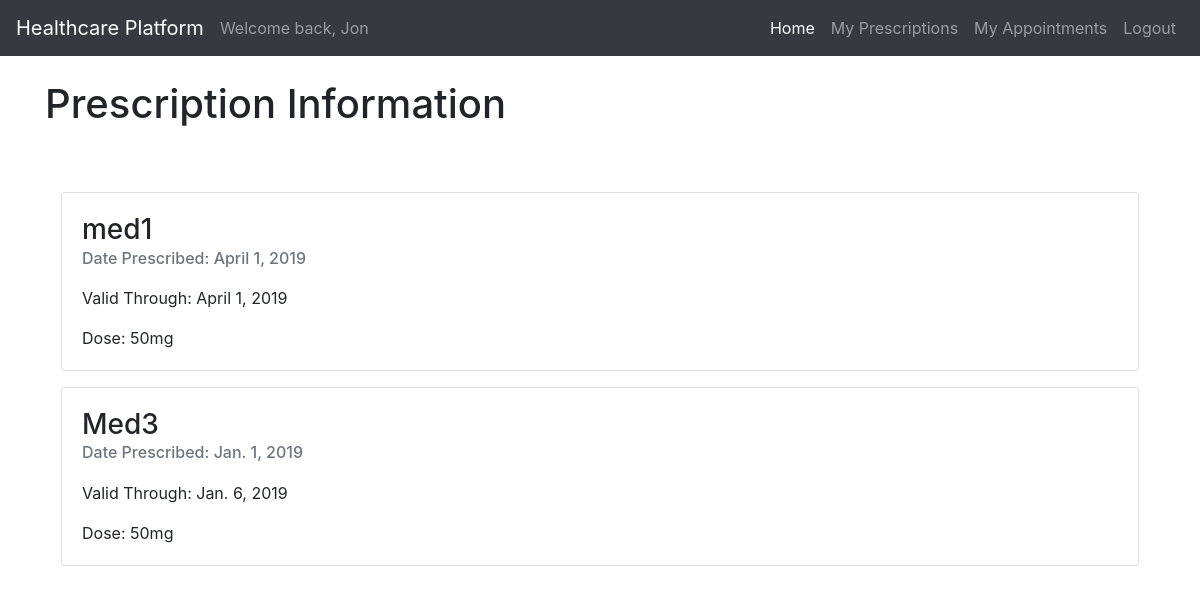
The app's page /patient_prescription (signed in), older data.
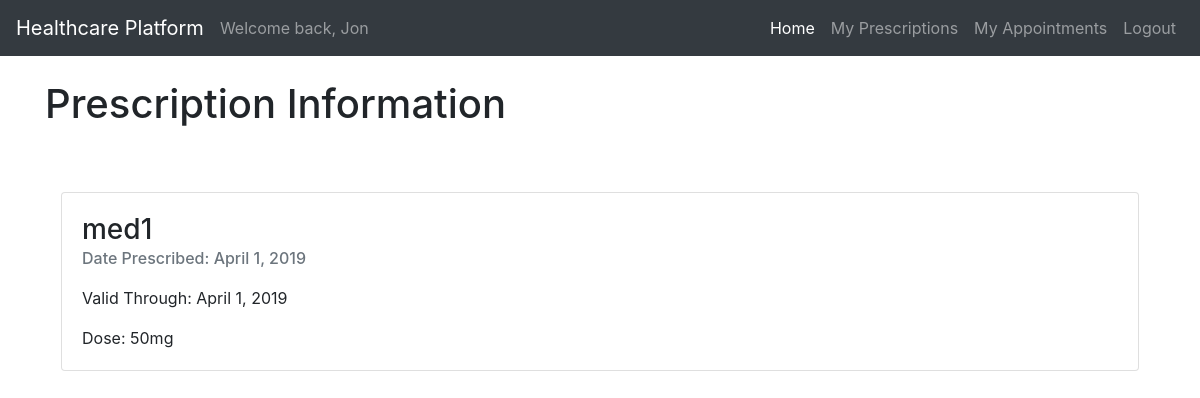
The same page, newer data.
### dbApp/models.py (models this page shows, shortened)
class Prescription(models.Model):
    id = models.AutoField(primary_key=True)
    patient = models.ForeignKey('Patient', null=True, on_delete=models.SET_NULL)
    medication = models.ForeignKey('Medication', null=True, on_delete=models.SET_NULL)
    date_prescribed = models.DateField()
    expiration = models.DateField()
    dose = models.CharField(max_length=30)

class Medication(models.Model):
    name = models.CharField(max_length=30, unique=True)
    instructions = models.CharField(max_length=30)
    recommended_dose = models.CharField(max_length=30)

### frontend/views.py (the view)
# urls.py: path('patient_prescription', render_patient_prescription, name="patient_prescription"),
def render_patient_prescription(request):
    if request.method != "GET":
        return Response('Method not allowed', status=status.HTTP_405_METHOD_NOT_ALLOWED)
    try:
        patient = request.user.patient
        return render(request, 'patient_prescription.html')
    except:
        return redirect('homepage')

### templates/patient_prescription.html
{% extends 'base.html' %}
{% block content %}
<h1>Prescription Information</h1>
<div style="padding-bottom:40px"></div>
{% if user.is_authenticated %}
    {% for prescription in user.patient.prescriptions.all %}
        <div class="card m-3">
            <div class="card-body">
                <h5 class="h3">{{ prescription.medication.name }}</h5>
                <h6 class="card-subtitle mb-2 text-muted" style="padding-bottom:10px">Date Prescribed:
                    {{ prescription.date_prescribed }}</h6>
                <p class="card-text">Valid Through: {{ prescription.expiration }}</p>
                <p class="card-text">Dose: {{ prescription.dose }}</p>
            </div>
        </div>
    {% endfor %}
{% endif %}
{% endblock %}

Row changes from the older to the newer data that the page shows:
removed Prescription: medication.name "Med3", date_prescribed "Jan. 1, 2019", expiration "Jan. 6, 2019", dose "50mg"
